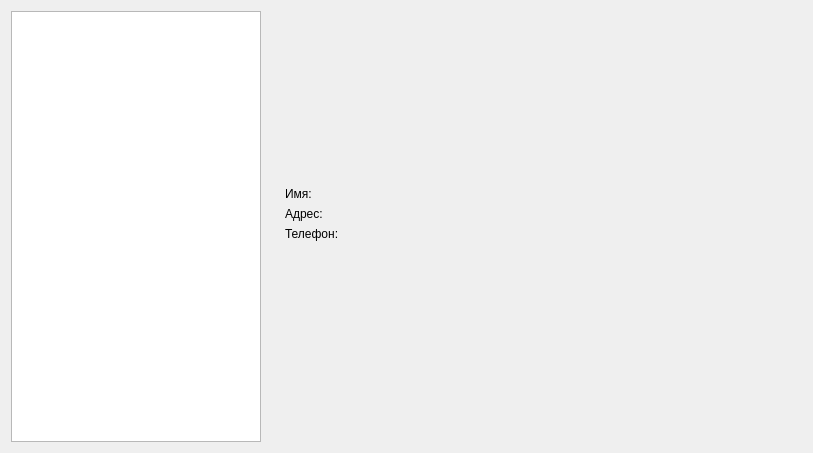
<?xml version="1.0" encoding="UTF-8"?>
<ui version="4.0">
 <class>Form</class>
 <widget class="QWidget" name="Form">
  <property name="geometry">
   <rect>
    <x>0</x>
    <y>0</y>
    <width>813</width>
    <height>453</height>
   </rect>
  </property>
  <property name="windowTitle">
   <string>Form</string>
  </property>
  <layout class="QHBoxLayout" name="horizontalLayout">
   <item>
    <widget class="QTreeWidget" name="tree">
     <property name="maximumSize">
      <size>
       <width>250</width>
       <height>16777215</height>
      </size>
     </property>
     <attribute name="headerVisible">
      <bool>false</bool>
     </attribute>
     <column>
      <property name="text">
       <string notr="true">1</string>
      </property>
     </column>
    </widget>
   </item>
   <item>
    <widget class="QWidget" name="widget" native="true">
     <layout class="QVBoxLayout" name="verticalLayout">
      <property name="spacing">
       <number>1</number>
      </property>
      <property name="topMargin">
       <number>1</number>
      </property>
      <property name="bottomMargin">
       <number>0</number>
      </property>
      <item>
       <widget class="QWidget" name="widget_2" native="true">
        <property name="maximumSize">
         <size>
          <width>16777215</width>
          <height>80</height>
         </size>
        </property>
        <layout class="QFormLayout" name="formLayout">
         <property name="topMargin">
          <number>0</number>
         </property>
         <property name="bottomMargin">
          <number>0</number>
         </property>
         <item row="0" column="0">
          <widget class="QLabel" name="label">
           <property name="text">
            <string>Имя:</string>
           </property>
          </widget>
         </item>
         <item row="0" column="1">
          <widget class="QLabel" name="name">
           <property name="text">
            <string/>
           </property>
          </widget>
         </item>
         <item row="1" column="0">
          <widget class="QLabel" name="label_3">
           <property name="text">
            <string>Адрес:</string>
           </property>
          </widget>
         </item>
         <item row="1" column="1">
          <widget class="QLabel" name="addr">
           <property name="text">
            <string/>
           </property>
          </widget>
         </item>
         <item row="2" column="0">
          <widget class="QLabel" name="label_5">
           <property name="text">
            <string>Телефон:</string>
           </property>
          </widget>
         </item>
         <item row="2" column="1">
          <widget class="QLabel" name="phone">
           <property name="text">
            <string/>
           </property>
          </widget>
         </item>
        </layout>
       </widget>
      </item>
     </layout>
    </widget>
   </item>
  </layout>
 </widget>
 <resources/>
 <connections/>
</ui>
